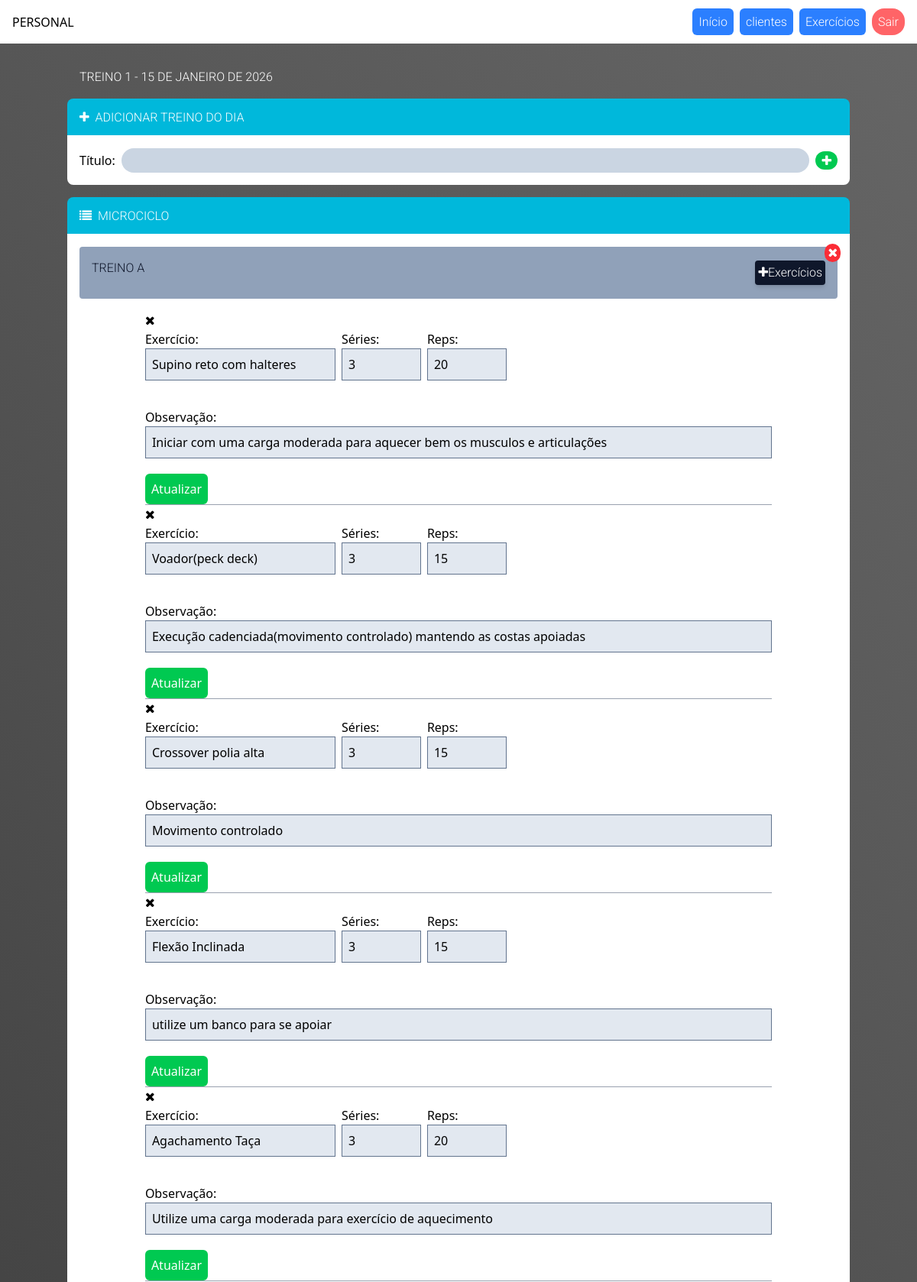
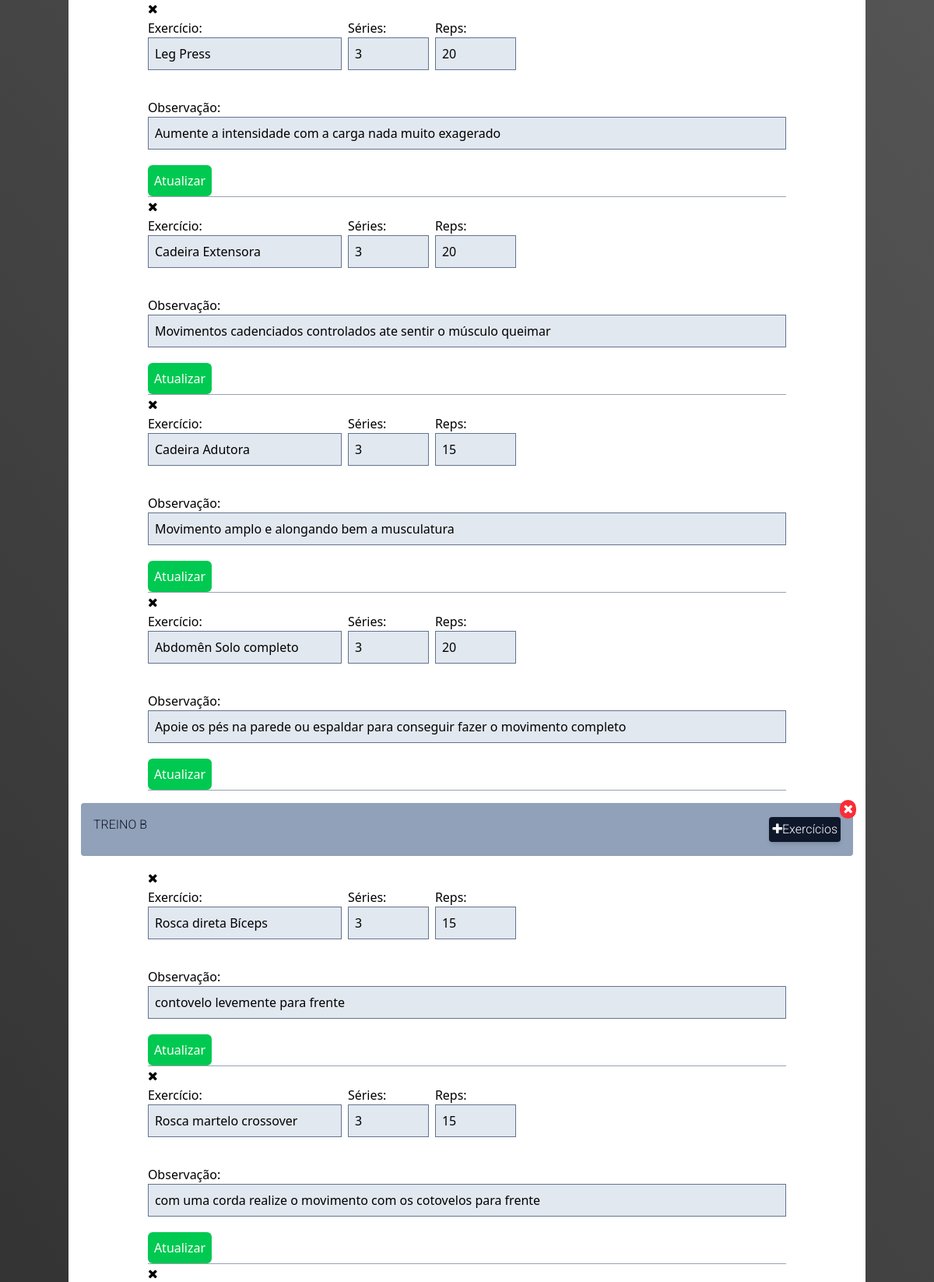
The page /personal/microciclo/20 (signed in, upper part) on the database its author committed (2 pictures, top to bottom).
### app_personal/models.py (models this page shows, shortened)
class Mesociclo(models.Model):
    user = models.ForeignKey(User, on_delete=models.CASCADE)
    titulo = models.CharField(max_length=255)
    periodizacao = models.CharField(max_length=255)
    pub_date = models.DateTimeField(auto_now_add=True)
    duracao = models.DateField(null=True)

class Microciclo(models.Model):
    mesociclo = models.ForeignKey(Mesociclo, on_delete=models.CASCADE, related_name='microciclo')
    titulo = models.CharField(max_length=255)

class ExerciciosCliente(models.Model):
    microciclo = models.ForeignKey(Microciclo, on_delete=models.CASCADE, related_name='exercicios')
    exercicio = models.CharField(max_length=255)
    url_img = models.TextField(blank=True)
    series = models.CharField(max_length=255)
    reps = models.CharField(max_length=255)
    obs = models.CharField(max_length=255)
    conjugado = models.IntegerField(null=True)

### app_personal/views.py (the view, shortened to what this page needs)
# urls.py: path('microciclo/<int:id>', views.microciclo, name='microciclo'),
def microciclo(request,id):
    mesociclo = Mesociclo.objects.get(id=id)
    microciclo = Microciclo.objects.filter(mesociclo__id = id)
    exercicios = ExerciciosCliente.objects.filter(microciclo__mesociclo = mesociclo)
    if request.method == 'GET':
        context={
            'mesociclo':mesociclo,
            'microciclo':microciclo,
            'exercicios':exercicios,
        }
        return render(request, 'gerenciar/micro.html', context)

### app_personal/templates/gerenciar/micro.html (shortened to what this page needs)
{% extends 'base_personal/base.html' %}
{% block 'content'%}
<section class="m-auto container my-4">
    <h1 class="text-white font-medium uppercase p-4">{{mesociclo.titulo }} - {{mesociclo.duracao}}</h1>
    <h1 class="font-medium uppercase p-2 border-solid border-b-1 rounded-tr-lg rounded-tl-lg bg-cyan-500 text-white"><i class="fa fa-plus m-2"></i>Adicionar treino do dia</h1>
    <div class="bg-white rounded-bl-lg rounded-br-lg p-4">
    <form action="" method="POST" >
        <div class="w-full flex gap-2 items-center">
            <label>Título:</label>
            <input type="text" name="titulo" class="bg-slate-300 p-1 rounded-full w-full">
            <button type="submit" class="bg-green-500 rounded-full px-2 text-white"><i class="fa fa-plus"></i></button>
        </div>
    </form>
    </div>
</section>
<section class="m-auto container my-4">
    <h1 class=" font-medium uppercase p-2 border-solid border-b-1 rounded-tr-lg rounded-tl-lg bg-cyan-500 text-white"><i class="fa fa-list m-2"></i>Microciclo</h1>
    <div class="flex flex-col items-center bg-white gap-4 rounded-bl-lg rounded-br-lg p-4">
        {% for m in microciclo %}
        <div class="w-full p-4 bg-slate-400 flex justify-between items-center space-y-3 rounded relative">
            <a href="{% url 'delete_microciclo' m.id %}" class="text-white absolute -top-1 -right-1 bg-red-500 rounded-full px-1"><i class="fa fa-close"></i></a>
            <h2 class="font-medium text-slate-900">{{m.titulo}}</h2>
            <a href="#" data-modal-busca="{{m.id}}"  class="bg-slate-900 p-1 text-white rounded shadow-md"><i class="fa fa-plus"></i>Exercícios</a>
        </div>
        <div>
            {% for e in exercicios %}
              {% if e.microciclo_id == m.id %}
               <a href="{% url 'delete_exercicio_cliente' e.id %}"><i class="fa fa-close"></i></a>
              <form action="{% url 'update_exercicios_cliente' e.id %}" method="post" class="flex flex-wrap items-center space-y-4 gap-2 border-b-1 border-gray-400">
                <div>
                    <label class="block">Exercício:</label>
                    <input type="text" class="bg-slate-200 p-2 border border-slate-500" name="exercicio" value="{{e.exercicio}}">
                </div>
                <div>
                    <label class="block">Séries:</label>
                    <input type="text" class="bg-slate-200 p-2 w-26  border border-slate-500" name="series" value="{{e.series}}">
                </div>
                <div>
                    <label class="block">Reps:</label>
                    <input type="text" class="bg-slate-200 p-2 w-26  border border-slate-500" name="reps" value="{{e.reps}}">
                </div>
                <div class="w-full my-3">
                    <label class="block">Observação:</label>
                    <input type="text" class="bg-slate-200 p-2 w-[100%] border border-slate-500" name="obs" value="{{e.obs}}">
                </div>
                <div>
                    <button type="submit" data-btn="{{e.id}}" class="text-white bg-green-500 p-2 rounded-md">Atualizar</button>
                </div>
              </form>
              {% endif %}
            {% endfor %}
        </div>
        {% endfor %}
    </div>
</section>
<br><br><br><br><br><br>
{% endblock %}

### app_personal/static/css/estilo.css (style rules this page uses)
body { background: #000000; background: linear-gradient(50deg,rgba(0, 0, 0, 1) 0%, rgba(102, 102, 102, 1) 100%); background-size: cover; background-position: center center; background-attachment: fixed; min-height: 100vh; margin: 0; }
h1, h2, h3,h4,h5 { font-family: "Roboto", sans-serif; font-weight: 300; }
a { font-family: "Roboto", sans-serif; font-weight: 300; }

### rows shown on the page
Mesociclo: titulo "TREINO 1", duracao "15 DE JANEIRO DE 2026"
Microciclo: titulo "TREINO A"
ExerciciosCliente: exercicio "Supino reto com halteres", series "3", reps "20", obs "Iniciar com uma carga moderada para aquecer bem os musculos e articulações"
ExerciciosCliente: exercicio "Voador(peck deck)", series "3", reps "15", obs "Execução cadenciada(movimento controlado) mantendo as costas apoiadas"
ExerciciosCliente: exercicio "Crossover polia alta", series "3", reps "15", obs "Movimento controlado"
ExerciciosCliente: exercicio "Flexão Inclinada", series "3", reps "15", obs "utilize um banco para se apoiar"
ExerciciosCliente: exercicio "Agachamento Taça", series "3", reps "20", obs "Utilize uma carga moderada para exercício de aquecimento"
ExerciciosCliente: exercicio "Leg Press", series "3", reps "20", obs "Aumente a intensidade com a carga nada muito exagerado"
ExerciciosCliente: exercicio "Cadeira Extensora", series "3", reps "20", obs "Movimentos cadenciados controlados ate sentir o músculo queimar"
ExerciciosCliente: exercicio "Cadeira Adutora", series "3", reps "15", obs "Movimento amplo e alongando bem a musculatura"
ExerciciosCliente: exercicio "Abdomên Solo completo", series "3", reps "20", obs "Apoie os pés na parede ou espaldar para conseguir fazer o movimento completo"
Microciclo: titulo "TREINO B"
ExerciciosCliente: exercicio "Rosca direta Bíceps", series "3", reps "15", obs "contovelo levemente para frente"
ExerciciosCliente: exercicio "Rosca martelo crossover", series "3", reps "15", obs "com uma corda realize o movimento com os cotovelos para frente"
